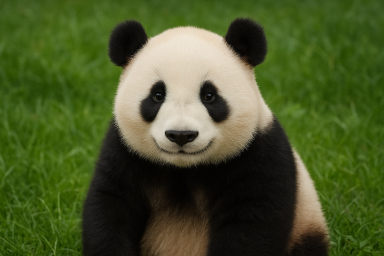
#> input picture Chapter07/panda.png, 384 x 256 px
$ python 07-01_Hist.py
#> lines starting #> are read from the running program, lines starting #| are printed output that depends on the picture
import cv2
import matplotlib.pyplot as plt

# 画像をグレースケールで読み込み
img = cv2.imread('panda.png', cv2.IMREAD_GRAYSCALE)
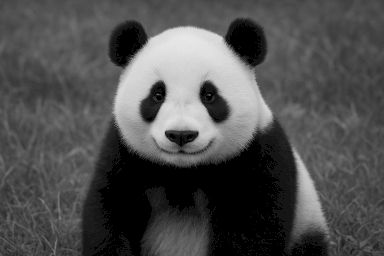
#> img: shape (256, 384); min 0, max 233, mean 78.6

# 輝度ヒストグラム（16ビン）を計算
hist = cv2.calcHist([img], [0], None, [16], [0, 256])
#> hist = [14252, 7585, 2700, 4494, 22711, 26153, 5701, 1229, 1188, 1255, 1288, 1518, 3928, 3402, 900, 0]

# ヒストグラムの値を表示
print(hist.flatten())
#| [14252.  7585.  2700.  4494. 22711. 26153.  5701.  1229.  1188.  1255.
#|   1288.  1518.  3928.  3402.   900.     0.]

# ヒストグラムをグラフで表示
plt.bar(range(16), hist.flatten(), width=1.0, edgecolor='black')
plt.xlabel('Bin')
plt.ylabel('Frequency')
plt.title('Grayscale Histogram (16 bins)')
plt.show()
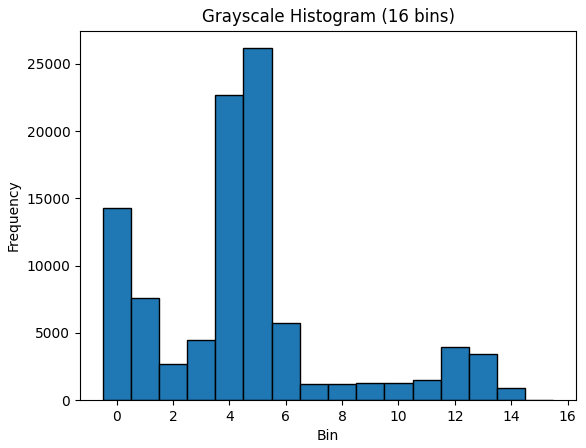
#> figure drawn by matplotlib, 1 panel; tallest bar 26153 high, from x = 4.5 to 5.5

$ run again, with Chapter07/woman.png copied over Chapter07/panda.png
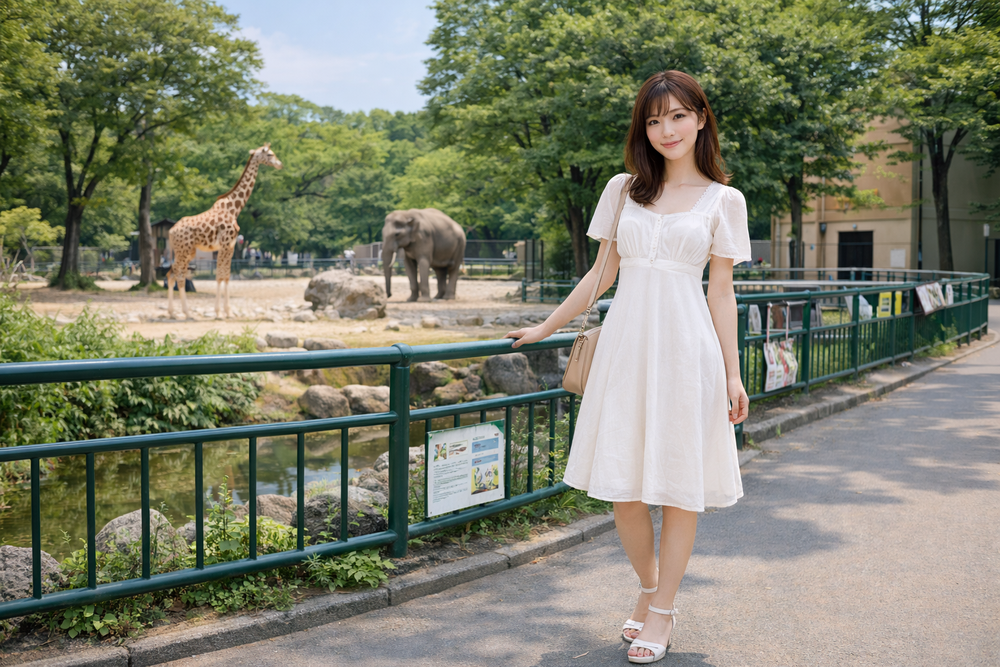
#> input picture Chapter07/woman.png, 1000 x 667 px, shrunk from 1536 x 1024 before the run
#> `img = cv2.imread('panda.png', cv2.IMREAD_GRAYSCALE)`:
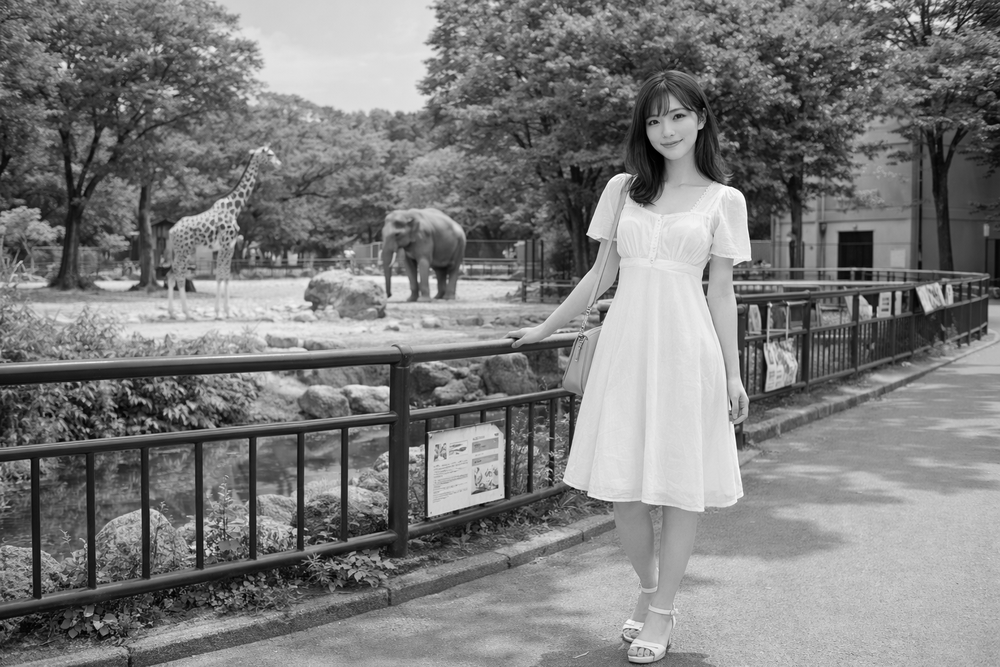
#> img: shape (667, 1000); min 0, max 255, mean 124.2
#> hist = [3817, 22910, 41771, 50824, 56913, 59392, 55100, 52335, 64975, 63099, 41798, 51905, 34610, 53677, 13379, 495]
#| [ 3817. 22910. 41771. 50824. 56913. 59392. 55100. 52335. 64975. 63099.
#|  41798. 51905. 34610. 53677. 13379.   495.]
#> `plt.show()`:
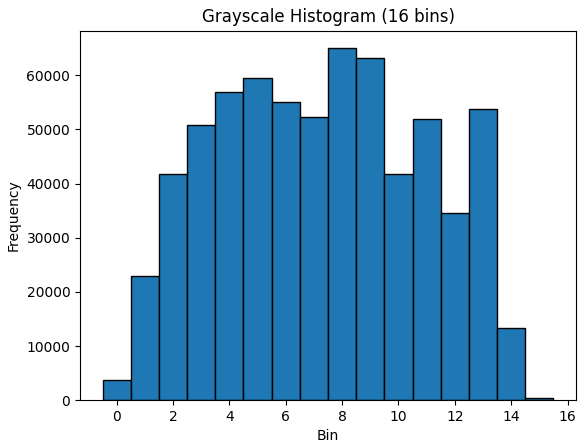
#> figure drawn by matplotlib, 1 panel; tallest bar 64975 high, from x = 7.5 to 8.5
